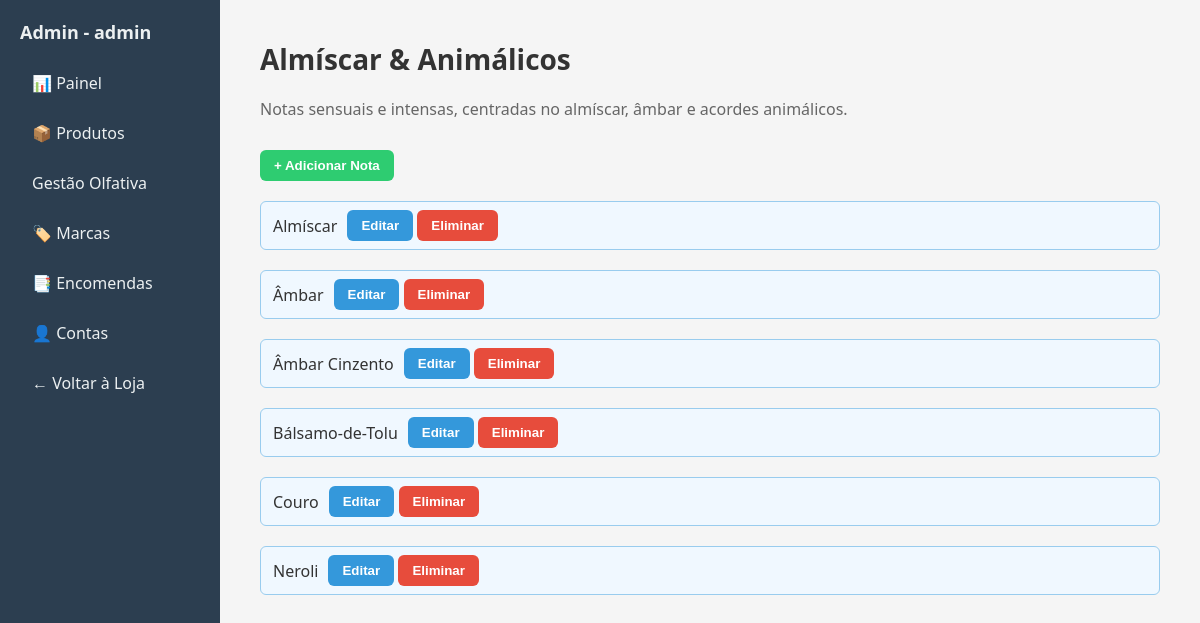
Page /dashboard/notas_familia.php?id=10 (signed in) on the committed database.
### tables this page shows
CREATE TABLE `familias_olfativas` (
  `id_familia` int(11) NOT NULL,
  `nome_familia` varchar(255) NOT NULL,
  `descricao` text DEFAULT NULL
);

CREATE TABLE `notas_geral` (
  `id_nota` int(11) NOT NULL,
  `nome_nota` varchar(255) NOT NULL
);

### config.php (called while the page is built, shortened)
<?php
$host = 'localhost';
$user = 'root';
$password = '';
$dbname = 'perfumes_nicho';
$liga = mysqli_connect($host, $user, $password, $dbname);
try {
    $pdo = new PDO("mysql:host=$host;dbname=$dbname;charset=utf8", $user, $password);
    $pdo->setAttribute(PDO::ATTR_ERRMODE, PDO::ERRMODE_EXCEPTION);
} catch (PDOException $e) {
    die("Erro PDO: " . $e->getMessage());
}
function buscarNotasDaFamilia($id_familia)
{
    global $pdo;
    $stmt = $pdo->prepare("
        SELECT ng.id_nota, ng.nome_nota
        FROM familia_notas fn
        JOIN notas_geral ng ON fn.id_nota = ng.id_nota
        WHERE fn.id_familia = ?
        ORDER BY ng.nome_nota
    ");
    $stmt->execute([$id_familia]);
    return $stmt->fetchAll(PDO::FETCH_ASSOC);
}
function buscarDetalhesFamilia($id_familia)
{
    global $liga;
    $sql = "SELECT nome_familia, descricao FROM familias_olfativas WHERE id_familia = ?";
    $stmt = mysqli_prepare($liga, $sql);
    mysqli_stmt_bind_param($stmt, "i", $id_familia);
    mysqli_stmt_execute($stmt);
    $result = mysqli_stmt_get_result($stmt);
    $familia = mysqli_fetch_assoc($result);
    return $familia;
}
?>

### dashboard/notas_familia.php (the view, shortened to what this page needs)
<?php
include('../config.php');
$id_familia = $_GET['id'] ?? null;
$familia = buscarDetalhesFamilia($id_familia);
$notas = buscarNotasDaFamilia($id_familia);
?>
<!DOCTYPE html>
<html lang="pt">
<head>
    <link rel="stylesheet" href="styles.css">
</head>
<body>
<?php include('admin_layout.php'); ?>
<div class="main-content">
    <h1><?= htmlspecialchars($familia['nome_familia']) ?></h1>
    <p><?= nl2br(htmlspecialchars($familia['descricao'])) ?></p>
    <button class="btn-success" onclick="abrirModalNovaNota()">+ Adicionar Nota</button>
    <div class="notas-lista">
        <?php foreach ($notas as $nota): ?>
            <div class="nota-item">
                <span><?= htmlspecialchars($nota['nome_nota']) ?></span>
                <div>
                    <button class="btn-editar"
                            onclick="abrirModalEditarNota(<?= $nota['id_nota'] ?>, '<?= addslashes($nota['nome_nota']) ?>')">
                        Editar
                    </button>
                    <button class="btn-danger"
                            onclick="eliminarNota(<?= $id_familia ?>, <?= $nota['id_nota'] ?>)">
                        Eliminar
                    </button>
                </div>
            </div>
        <?php endforeach; ?>
    </div>
</div>
</body>
</html>

### dashboard/styles.css (style rules this page uses)
* { margin: 0; padding: 0; box-sizing: border-box; }
body { font-family: "Segoe UI", sans-serif; display: flex; min-height: 100vh; background-color: #f5f5f5; color: #333; }
.main-content { flex: 1; padding: 40px; }
.main-content h1 { font-size: 28px; margin-bottom: 20px; }
.main-content p { font-size: 16px; margin-bottom: 30px; color: #666; }
.nota-item { background-color: #f0f8ff; border: 1px solid #99ccee; border-radius: 6px; padding: 8px 12px; display: flex; align-items: center; gap: 10px; margin-top: 20px; }
.nota-item span { font-weight: 500; color: #333; }
.btn-editar { background-color: #3498db; color: white; padding: 8px 14px; border: none; border-radius: 6px; font-weight: bold; cursor: pointer; transition: background-color 0.3s ease; }
.btn-danger { background-color: #e74c3c; color: white; padding: 8px 14px; border: none; border-radius: 6px; font-weight: bold; cursor: pointer; transition: background-color 0.3s ease; }
.btn-success { background-color: #2ecc71; color: white; padding: 8px 14px; border: none; border-radius: 6px; font-weight: bold; cursor: pointer; transition: background-color 0.3s ease; }

### rows in the picture
familias_olfativas: nome_familia "Almíscar & Animálicos", descricao "Notas sensuais e intensas, centradas no almíscar, âmbar e acordes animálicos."
notas_geral: nome_nota "Almíscar"
notas_geral: nome_nota "Âmbar"
notas_geral: nome_nota "Âmbar Cinzento"
notas_geral: nome_nota "Bálsamo-de-Tolu"
notas_geral: nome_nota "Couro"
notas_geral: nome_nota "Neroli"

### other values in the picture
$nome_utilizador "admin"
